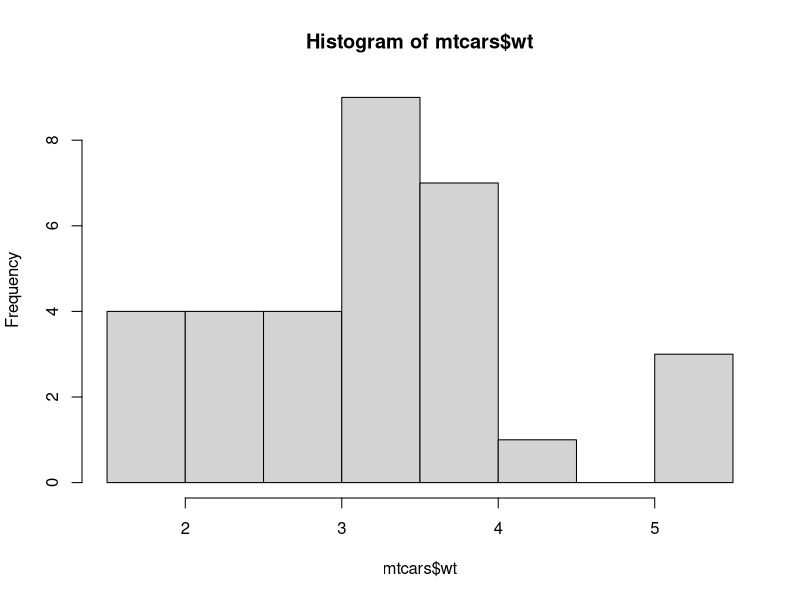
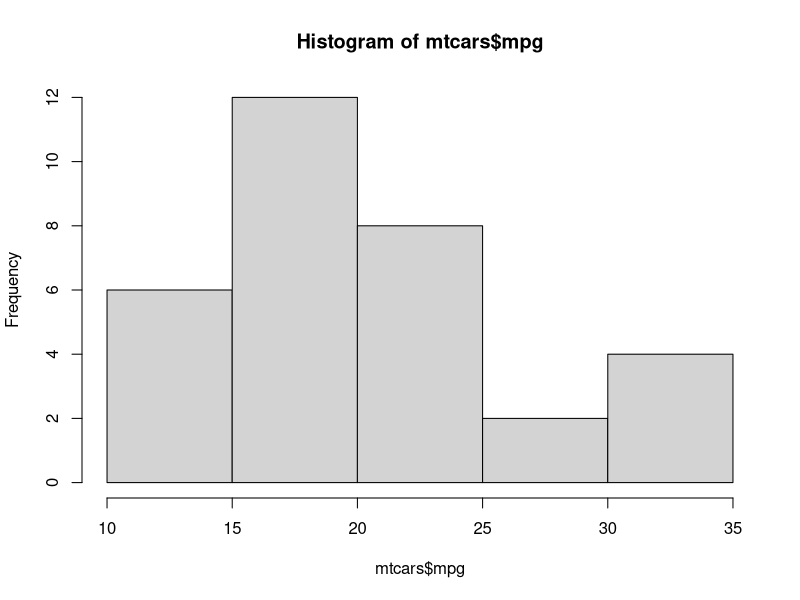
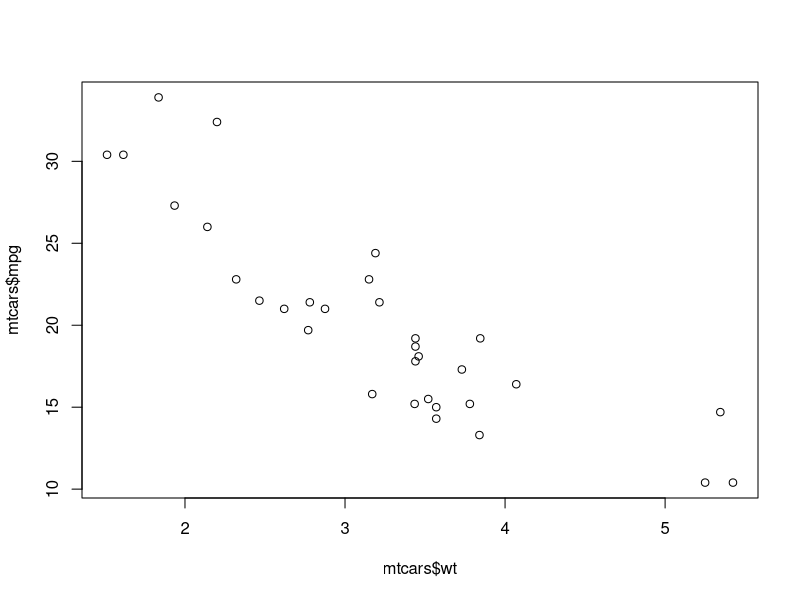

Source code (R) for these figures, in order:
# program on scatter plots 
#these are used for linear,spread,outliers,correlation
library(datasets)
mtcars
#univariate contributions
hist(mtcars$wt)
hist(mtcars$mpg)

plot(mtcars$wt,mtcars$mpg)
